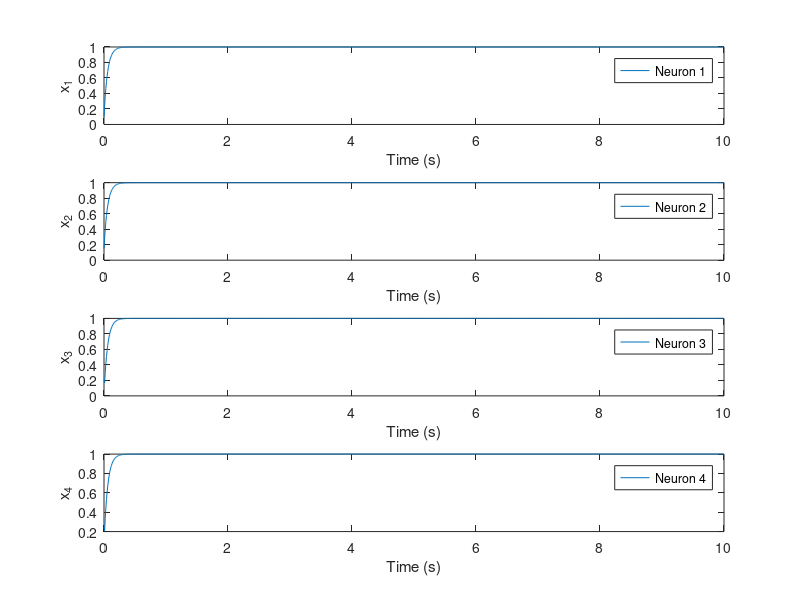
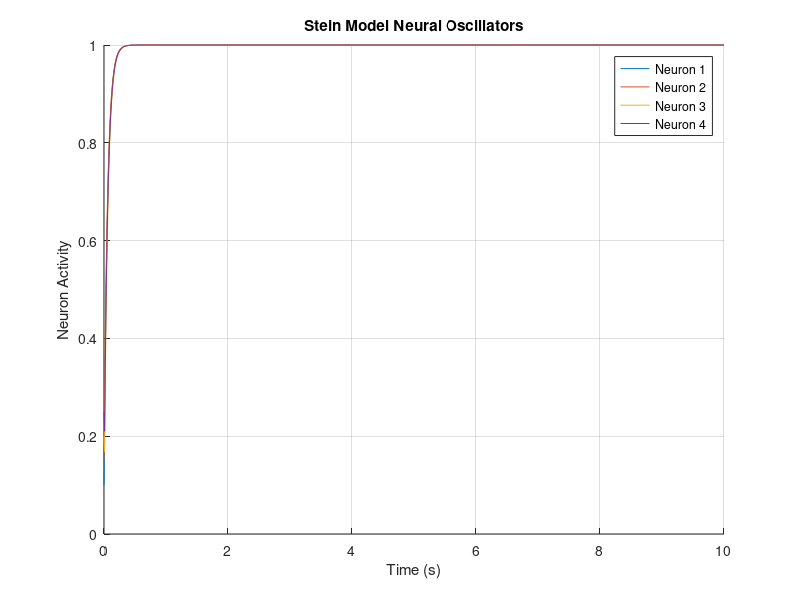

Write the MATLAB code that produced these figures, in order.
%% Stein Model for Quadrupedal Locomotion
close all; clear;

%% Parameters for the Stein model
p = 10.0;       % Controls the rate of adaptation
b = 2000.0;     % Adaptation parameter (corrected to be positive)
q = 30.0;       % Controls the rate of adaptation
Lambda = -0.2; % Inhibitory coupling strength

%% WALK GAIT
% a = 10.0;
% f = 40.0;
% k1 = 0.0;
% k2 = 0.0;

%% TROT GAIT 
% a = 12.0;
% f = 40.0;
% k1 = 0.1;
% k2 = 57.0;

%% BOUND GAIT
a = 16.0;
f = 50.0;
k1 = 0.1;
k2 = 59.0;

%% Time parameters
T = 10;          % Total simulation time
dt = 0.01;       % Time step
time = 0:dt:T;  % Time vector


%% Initalization 
num_neurons = 4;
x = zeros(num_neurons, length(time)); % Membrane potential for neurons
y = zeros(num_neurons, length(time)); % Adaptation variable y
z = zeros(num_neurons, length(time)); % Adaptation variable z
% Initial conditions: 
x(:, 1) = [0.1; 0.15; 0.2; 0.25];
y(:, 1) = [0.1; 0.12; 0.14; 0.16];
z(:, 1) = [0.1; 0.13; 0.17; 0.19];


% Define inhibitory connections (Z4 symmetry - ring network)
 inhibition_matrix = [
    0, Lambda, 0, 0;       % Neuron 1 inhibits 2
    0, 0, 0, Lambda;       % Neuron 2 inhibits 4
    Lambda, 0, 0, 0;       % Neuron 3 inhibits 1
    0, 0, Lambda, 0];      % Neuron 4 inhibits 3

%% Simulate the Stein model
%% Simulate the Stein model
for t = 2:length(time)
    for i = 1:num_neurons
        % Compute the driving signal fi with INCOMING inhibitory coupling
        incoming_coupling = sum(inhibition_matrix(:, i) .* x(:, t-1));
        fi = f * (1 + k1 * sin(k2 * time(t))) + incoming_coupling;
        
        % Logistic function for adaptation
        adaptation = 1 / (1 + exp(-fi - b * y(i, t-1) + b * z(i, t-1)));

        % Update equations
        dx = dt * (a * (-x(i, t-1) + adaptation));
        dy = dt * (x(i, t-1) - p * y(i, t-1));
        dz = dt * (x(i, t-1) - q * z(i, t-1));

        % Store updated values
        x(i, t) = x(i, t-1) + dx;
        y(i, t) = y(i, t-1) + dy;
        z(i, t) = z(i, t-1) + dz;
    end
end
%% Plot individual neuron activities
figure()
for i = 1:num_neurons
    subplot(4,1,i)
    plot(time, x(i, :));
    xlabel('Time (s)');
    ylabel(['x_', num2str(i)]);
    legend(['Neuron ', num2str(i)]);
end

%% Plot all neuron activities together
figure()
hold on
for i = 1:num_neurons
    plot(time, x(i, :));
end
xlabel('Time (s)');
ylabel('Neuron Activity');
title('Stein Model Neural Oscillators');
legend('Neuron 1', 'Neuron 2', 'Neuron 3', 'Neuron 4');
grid on;
hold off;
